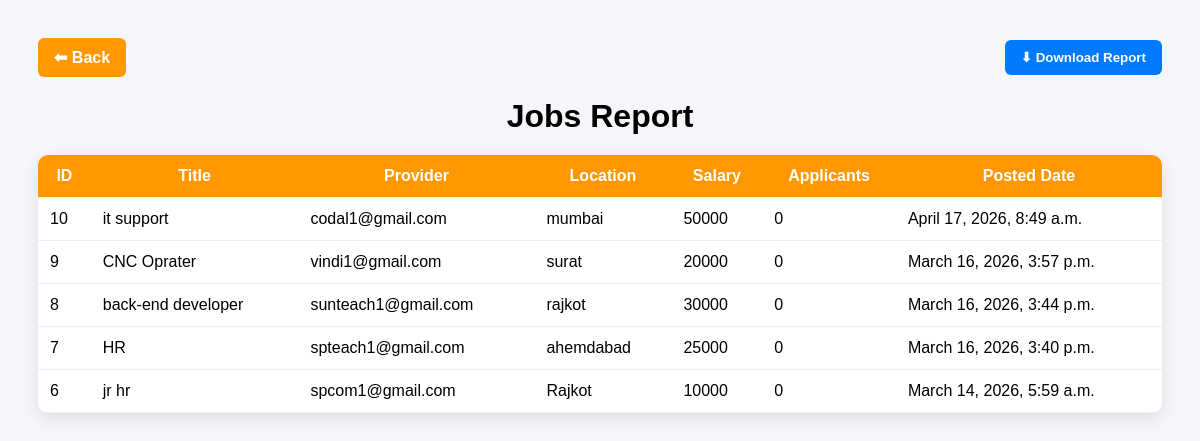
/reports/jobs/, run on the app's committed database.
### myapp/models.py (models this page shows, shortened)
class Job(models.Model):
    provider = models.ForeignKey(
        User,
        on_delete=models.CASCADE,
        related_name="posted_jobs"
    )
    title = models.CharField(max_length=200)
    description = models.TextField()
    location = models.CharField(max_length=100)
    salary = models.IntegerField(blank=True, null=True)
    job_type = models.CharField(
        max_length=50,
        choices=[
            ("Full Time", "Full Time"),
            ("Part Time", "Part Time"),
            ("Internship", "Internship"),
            ("Remote", "Remote")
        ],
        default="Full Time"
    )
    created_at = models.DateTimeField(auto_now_add=True)
    applicants = models.IntegerField(default=0)
    class Meta:
        ordering = ["-created_at"]

### myapp/views.py (the view)
# urls.py: path("reports/jobs/", views.job_report, name="job_report"),
def job_report(request):
    jobs = Job.objects.all()
    return render(request, "job_report.html", {"jobs": jobs})

### templates/job_report.html (shortened to what this page needs)
<!DOCTYPE html>
<html>
<head>
</head>
<body>
<div class="actions">
    <a href="{% url 'admin_reports_menu' %}" class="back">⬅ Back</a>
    <form action="{% url 'download_jobs' %}" method="get">
        <button type="submit">⬇ Download Report</button>
    </form>
</div>
<h1>Jobs Report</h1>
<table>
    <tr>
        <th>ID</th>
        <th>Title</th>
        <th>Provider</th>
        <th>Location</th>
        <th>Salary</th>
        <th>Applicants</th>
        <th>Posted Date</th>
    </tr>
    {% for job in jobs %}
        <tr>
            <td>{{ job.id }}</td>
            <td>{{ job.title }}</td>
            <td>{{ job.provider.username }}</td>
            <td>{{ job.location }}</td>
            <td>{{ job.salary }}</td>
            <td>{{ job.applicants }}</td>
            <td>{{ job.created_at }}</td>
        </tr>
    {% empty %}
        <tr>
            <td colspan="7">No jobs found.</td>
        </tr>
    {% endfor %}
</table>
</body>
</html>

### templates/job_report.html (style rules this page uses)
body { font-family: Poppins, sans-serif; background: #f4f6f9; padding: 30px; }
h1 { text-align: center; margin-bottom: 20px; }
.actions { display: flex; justify-content: space-between; align-items: center; margin-bottom: 15px; }
.back, button { padding: 10px 16px; border: none; border-radius: 6px; font-weight: 600; cursor: pointer; text-decoration: none; transition: .3s; }
.back { background: #ff9800; color: white; }
button { background: #007bff; color: white; }
table { width: 100%; border-collapse: collapse; background: white; box-shadow: 0 5px 15px rgba(0, 0, 0, .1); border-radius: 10px; overflow: hidden; }
th, td { padding: 12px; border-bottom: 1px solid #eee; }
th { background: #ff9800; color: white; }

### data on the page
Job: id "10", title "it support", provider.username "codal1@gmail.com", location "mumbai", salary "50000", applicants "0", created_at "April 17, 2026, 8:49 a.m."
Job: id "9", title "CNC Oprater", provider.username "vindi1@gmail.com", location "surat", salary "20000", applicants "0", created_at "March 16, 2026, 3:57 p.m."
Job: id "8", title "back-end developer", provider.username "sunteach1@gmail.com", location "rajkot", salary "30000", applicants "0", created_at "March 16, 2026, 3:44 p.m."
Job: id "7", title "HR", provider.username "spteach1@gmail.com", location "ahemdabad", salary "25000", applicants "0", created_at "March 16, 2026, 3:40 p.m."
Job: id "6", title "jr hr", provider.username "spcom1@gmail.com", location "Rajkot", salary "10000", applicants "0", created_at "March 14, 2026, 5:59 a.m."
